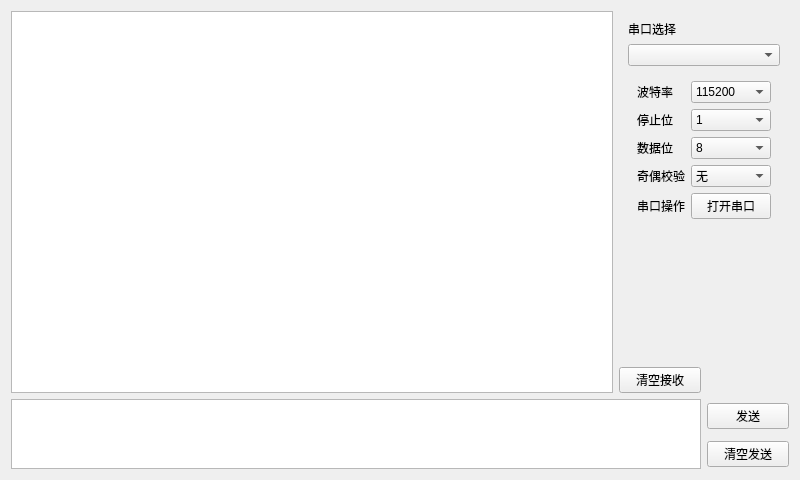
<?xml version="1.0" encoding="UTF-8"?>
<ui version="4.0">
 <class>Widget</class>
 <widget class="QWidget" name="Widget">
  <property name="geometry">
   <rect>
    <x>0</x>
    <y>0</y>
    <width>800</width>
    <height>480</height>
   </rect>
  </property>
  <property name="windowTitle">
   <string>Widget</string>
  </property>
  <layout class="QGridLayout" name="gridLayout_2">
   <item row="2" column="1">
    <widget class="QPushButton" name="btnClearRec">
     <property name="text">
      <string>清空接收</string>
     </property>
    </widget>
   </item>
   <item row="4" column="2">
    <widget class="QPushButton" name="btnClearSend">
     <property name="text">
      <string>清空发送</string>
     </property>
    </widget>
   </item>
   <item row="0" column="0" rowspan="3">
    <widget class="QPlainTextEdit" name="txtRec">
     <property name="readOnly">
      <bool>true</bool>
     </property>
    </widget>
   </item>
   <item row="3" column="2">
    <widget class="QPushButton" name="btnSend">
     <property name="text">
      <string>发送</string>
     </property>
    </widget>
   </item>
   <item row="0" column="1" colspan="2">
    <widget class="QWidget" name="widget_1" native="true">
     <layout class="QVBoxLayout" name="verticalLayout">
      <item>
       <widget class="QLabel" name="lblSerialPort">
        <property name="text">
         <string>串口选择</string>
        </property>
       </widget>
      </item>
      <item>
       <widget class="myComboBox" name="cmbSerialPort"/>
      </item>
      <item>
       <widget class="QWidget" name="widget_2" native="true">
        <layout class="QGridLayout" name="gridLayout">
         <item row="0" column="0">
          <widget class="QLabel" name="lblBaudRate">
           <property name="text">
            <string>波特率</string>
           </property>
          </widget>
         </item>
         <item row="0" column="1">
          <widget class="QComboBox" name="cmbBaudRate">
           <property name="currentIndex">
            <number>2</number>
           </property>
           <item>
            <property name="text">
             <string>9600</string>
            </property>
           </item>
           <item>
            <property name="text">
             <string>38400</string>
            </property>
           </item>
           <item>
            <property name="text">
             <string>115200</string>
            </property>
           </item>
          </widget>
         </item>
         <item row="1" column="0">
          <widget class="QLabel" name="lblStop">
           <property name="text">
            <string>停止位</string>
           </property>
          </widget>
         </item>
         <item row="1" column="1">
          <widget class="QComboBox" name="cmbStop">
           <item>
            <property name="text">
             <string>1</string>
            </property>
           </item>
           <item>
            <property name="text">
             <string>1.5</string>
            </property>
           </item>
           <item>
            <property name="text">
             <string>2</string>
            </property>
           </item>
          </widget>
         </item>
         <item row="2" column="0">
          <widget class="QLabel" name="lblData">
           <property name="text">
            <string>数据位</string>
           </property>
          </widget>
         </item>
         <item row="2" column="1">
          <widget class="QComboBox" name="cmbData">
           <property name="currentIndex">
            <number>3</number>
           </property>
           <item>
            <property name="text">
             <string>5</string>
            </property>
           </item>
           <item>
            <property name="text">
             <string>6</string>
            </property>
           </item>
           <item>
            <property name="text">
             <string>7</string>
            </property>
           </item>
           <item>
            <property name="text">
             <string>8</string>
            </property>
           </item>
          </widget>
         </item>
         <item row="3" column="0">
          <widget class="QLabel" name="lblCheck">
           <property name="text">
            <string>奇偶校验</string>
           </property>
          </widget>
         </item>
         <item row="3" column="1">
          <widget class="QComboBox" name="cmbCheck">
           <item>
            <property name="text">
             <string>无</string>
            </property>
           </item>
           <item>
            <property name="text">
             <string>奇校验</string>
            </property>
           </item>
           <item>
            <property name="text">
             <string>偶校验</string>
            </property>
           </item>
          </widget>
         </item>
         <item row="4" column="0">
          <widget class="QLabel" name="lblSwitch">
           <property name="text">
            <string>串口操作</string>
           </property>
          </widget>
         </item>
         <item row="4" column="1">
          <widget class="QPushButton" name="btnSwitch">
           <property name="text">
            <string>打开串口</string>
           </property>
          </widget>
         </item>
        </layout>
       </widget>
      </item>
     </layout>
    </widget>
   </item>
   <item row="3" column="0" rowspan="2" colspan="2">
    <widget class="QPlainTextEdit" name="txtSend"/>
   </item>
   <item row="1" column="1">
    <spacer name="verticalSpacer">
     <property name="orientation">
      <enum>Qt::Vertical</enum>
     </property>
     <property name="sizeHint" stdset="0">
      <size>
       <width>20</width>
       <height>40</height>
      </size>
     </property>
    </spacer>
   </item>
  </layout>
 </widget>
 <customwidgets>
  <customwidget>
   <class>myComboBox</class>
   <extends>QComboBox</extends>
   <header>mycombobox.h</header>
  </customwidget>
 </customwidgets>
 <resources/>
 <connections/>
</ui>
